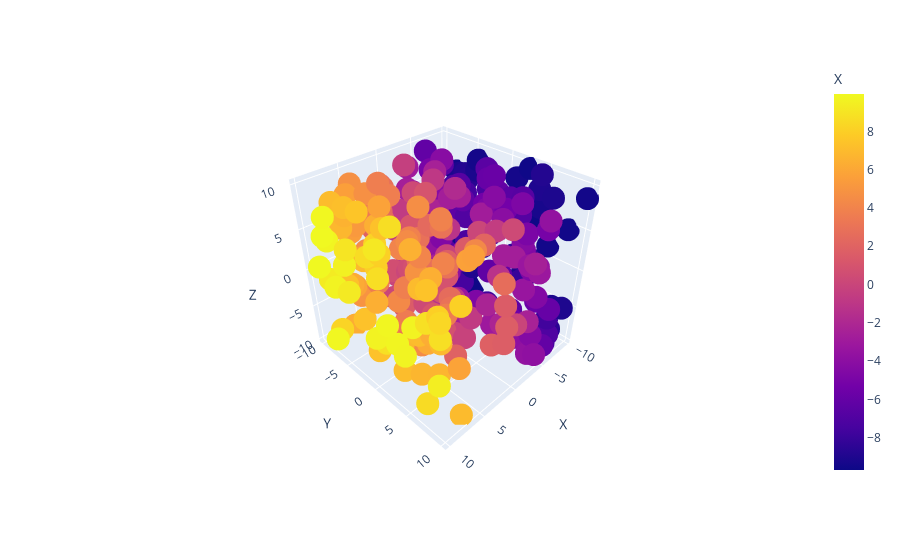

Source (notebook cell):
### Markdown cell above
<h3>1. Using the given dataset, to generate a 3D scatter plot to visualize the distribution of data points in a three dimensional space.

### Code cell
#import all the neccessary libraries
import pandas as pd
import plotly.graph_objects as go
import plotly.express as px

#given datafframe in question
np.random.seed(30)
data = {
    'X': np.random.uniform(-10, 10, 300),
    'Y': np.random.uniform(-10, 10, 300),
    'Z': np.random.uniform(-10, 10, 300)
}
df = pd.DataFrame(data)

#make a page
fig = px.scatter_3d(df, x='X', y='Y', z='Z',  color='X', size_max=18)

# Show the plot
fig.show()

### Figure 1 — Plotly figure (JSON) as saved in the notebook; plotly's stock layout.template omitted (floating-point values rounded to 4 significant figures; data arrays with more than 128 entries replaced by an {"elided": "..."} marker saying what was removed)
{"data": [{"hovertemplate": "X=%{marker.color}<br>Y=%{y}<br>Z=%{z}<extra></extra>", "legendgroup": "", "marker": {"color": {"elided": "300 float values"}, "coloraxis": "coloraxis", "symbol": "circle"}, "mode": "markers", "name": "", "scene": "scene", "showlegend": false, "type": "scatter3d", "x": {"elided": "300 float values"}, "y": {"elided": "300 float values"}, "z": {"elided": "300 float values"}}], "layout": {"autosize": true, "coloraxis": {"colorbar": {"title": {"text": "X"}}, "colorscale": [[0, "#0d0887"], [0.1111, "#46039f"], [0.2222, "#7201a8"], [0.3333, "#9c179e"], [0.4444, "#bd3786"], [0.5556, "#d8576b"], [0.6667, "#ed7953"], [0.7778, "#fb9f3a"], [0.8889, "#fdca26"], [1, "#f0f921"]]}, "legend": {"tracegroupgap": 0}, "margin": {"t": 60}, "scene": {"aspectmode": "auto", "aspectratio": {"x": 0.9933, "y": 1.007, "z": 0.9996}, "camera": {"center": {"x": 0, "y": 0, "z": 0}, "eye": {"x": 1.495, "y": 1.495, "z": 1.495}, "projection": {"type": "perspective"}, "up": {"x": 0, "y": 0, "z": 1}}, "domain": {"x": [0, 1], "y": [0, 1]}, "xaxis": {"title": {"text": "X"}, "type": "linear"}, "yaxis": {"title": {"text": "Y"}, "type": "linear"}, "zaxis": {"title": {"text": "Z"}, "type": "linear"}}}}
